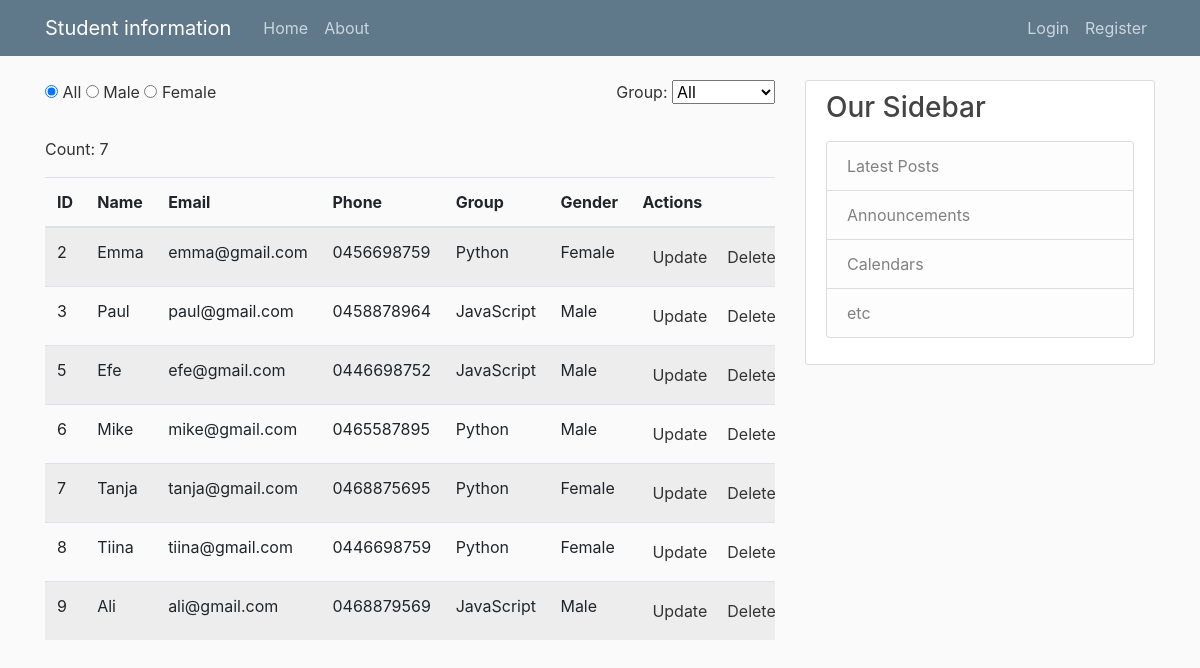
The page /search_student on the database its author committed.
### pythonproject/models.py (models this page shows, shortened)
class Student(db.Model):
    id = db.Column(db.Integer, primary_key=True)
    name = db.Column(db.String(100), nullable=False)
    email = db.Column(db.String(120), unique=True, nullable=False)
    phone = db.Column(db.String(20), nullable=False)
    group = db.Column(db.String(20), nullable=False)
    gender = db.Column(db.String(10), nullable=False)

### pythonproject/main/routes.py (the view)
@main.route('/search_student', methods=['GET'])
def search_student():
    gender = request.args.get('gender')
    if gender == 'male':
        students = Student.query.filter_by(gender='male').all()
    elif gender == 'female':
        students = Student.query.filter_by(gender='female').all()
    else:
        students = Student.query.all()
    return render_template('database.html', students=students, groups=get_all_groups())

### pythonproject/main/routes.py (called while the page is built)
def get_all_groups():
    return [group[0] for group in db.session.query(Student.group.distinct()).all()]

### pythonproject/templates/database.html (shortened to what this page needs)
{% extends "layout.html" %}
{% block content %}
<div class="row filter-row">
  <div class="col-md-6">
    <div class="gender-filter">
      <input type="radio" name="gender" id="all-gender" value="all" checked>
      <label for="all-gender">All</label>
      <input type="radio" name="gender" id="male-gender" value="male">
      <label for="male-gender">Male</label>
      <input type="radio" name="gender" id="female-gender" value="female">
      <label for="female-gender">Female</label>
    </div>
  </div>
  <div class="col-md-6 text-md-end">
    <div class="group-filter">
      <label for="group-select">Group:</label>
      <select name="group" id="group-select">
        <option value="all">All</option>
      </select>
    </div>
  </div>
</div>
<p>Count: <span id="student-count">{{ students|length }}</span></p>
<table class="table table-striped">
  <thead>
    <tr>
      <th>ID</th>
      <th>Name</th>
      <th>Email</th>
      <th>Phone</th>
      <th>Group</th>
      <th>Gender</th>
      <th>Actions</th>
    </tr>
  </thead>
  <tbody id="student-table-body">
    {% for student in students %}
    <tr class="student-row">
      <td>{{ student.id }}</td>
      <td>{{ student.name }}</td>
      <td>{{ student.email }}</td>
      <td>{{ student.phone }}</td>
      <td>{{ student.group }}</td>
      <td>{{ student.gender }}</td>
      <td>
        <div class="action-box">
          <a href="{{ url_for('main.update_student', student_id=student.id) }}" class="action-link">Update</a>
          <a href="{{ url_for('main.delete_student', student_id=student.id) }}" class="action-link delete-btn" onclick="return confirmDelete()">Delete</a>
        </div>
      </td>
    </tr>
    {% endfor %}
  </tbody>
</table>
{% endblock %}

### pythonproject/static/main.css (style rules this page uses)
body { background: #fafafa; color: #333333; margin-top: 5rem; }

### pythonproject/templates/database.html (style rules this page uses)
.action-box { display: flex; justify-content: space-between; align-items: center; width: 120px; }
.action-link { display: inline-block; padding: 5px 10px; color: #333; text-decoration: none; border-radius: 3px; }
.gender-filter, .group-filter { margin-bottom: 5px; }
.filter-row { margin-bottom: 20px; }
.text-md-end { text-align: right; }
.group-filter label { margin-left: 10px; }

### rows shown on the page
Student: id "2", name "Emma", email "emma@gmail.com", phone "0456698759", group "Python", gender "Female"
Student: id "3", name "Paul", email "paul@gmail.com", phone "0458878964", group "JavaScript", gender "Male"
Student: id "5", name "Efe", email "efe@gmail.com", phone "0446698752", group "JavaScript", gender "Male"
Student: id "6", name "Mike", email "mike@gmail.com", phone "0465587895", group "Python", gender "Male"
Student: id "7", name "Tanja", email "tanja@gmail.com", phone "0468875695", group "Python", gender "Female"
Student: id "8", name "Tiina", email "tiina@gmail.com", phone "0446698759", group "Python", gender "Female"
Student: id "9", name "Ali", email "ali@gmail.com", phone "0468879569", group "JavaScript", gender "Male"

### other values the page prints
{{ students|length }} "7"
